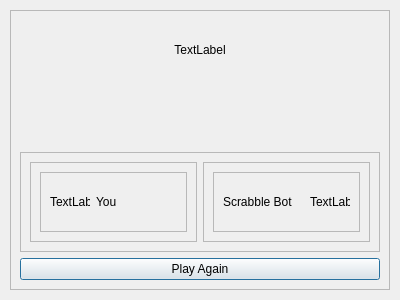
<?xml version="1.0" encoding="UTF-8"?>
<ui version="4.0">
 <class>game_over_menu</class>
 <widget class="QDialog" name="game_over_menu">
  <property name="geometry">
   <rect>
    <x>0</x>
    <y>0</y>
    <width>400</width>
    <height>300</height>
   </rect>
  </property>
  <property name="windowTitle">
   <string>Dialog</string>
  </property>
  <layout class="QVBoxLayout" name="verticalLayout">
   <property name="spacing">
    <number>0</number>
   </property>
   <property name="leftMargin">
    <number>10</number>
   </property>
   <property name="topMargin">
    <number>10</number>
   </property>
   <property name="rightMargin">
    <number>10</number>
   </property>
   <property name="bottomMargin">
    <number>10</number>
   </property>
   <item>
    <widget class="QFrame" name="frame">
     <property name="frameShape">
      <enum>QFrame::StyledPanel</enum>
     </property>
     <property name="frameShadow">
      <enum>QFrame::Raised</enum>
     </property>
     <layout class="QVBoxLayout" name="verticalLayout_2">
      <item>
       <widget class="QLabel" name="title">
        <property name="text">
         <string>TextLabel</string>
        </property>
        <property name="alignment">
         <set>Qt::AlignCenter</set>
        </property>
       </widget>
      </item>
      <item>
       <widget class="QLabel" name="resign_message">
        <property name="text">
         <string/>
        </property>
        <property name="alignment">
         <set>Qt::AlignCenter</set>
        </property>
       </widget>
      </item>
      <item>
       <widget class="QFrame" name="body_container">
        <property name="frameShape">
         <enum>QFrame::StyledPanel</enum>
        </property>
        <property name="frameShadow">
         <enum>QFrame::Raised</enum>
        </property>
        <layout class="QHBoxLayout" name="horizontalLayout">
         <item>
          <widget class="QFrame" name="player_container">
           <property name="frameShape">
            <enum>QFrame::StyledPanel</enum>
           </property>
           <property name="frameShadow">
            <enum>QFrame::Raised</enum>
           </property>
           <layout class="QVBoxLayout" name="verticalLayout_3">
            <item>
             <widget class="QFrame" name="player_name_container">
              <property name="frameShape">
               <enum>QFrame::StyledPanel</enum>
              </property>
              <property name="frameShadow">
               <enum>QFrame::Raised</enum>
              </property>
              <layout class="QHBoxLayout" name="horizontalLayout_3">
               <item>
                <widget class="QLabel" name="player_profile">
                 <property name="minimumSize">
                  <size>
                   <width>40</width>
                   <height>40</height>
                  </size>
                 </property>
                 <property name="maximumSize">
                  <size>
                   <width>40</width>
                   <height>40</height>
                  </size>
                 </property>
                 <property name="text">
                  <string>TextLabel</string>
                 </property>
                </widget>
               </item>
               <item>
                <widget class="QLabel" name="player_name_label">
                 <property name="text">
                  <string>You</string>
                 </property>
                </widget>
               </item>
              </layout>
             </widget>
            </item>
           </layout>
          </widget>
         </item>
         <item>
          <widget class="QFrame" name="bot_container">
           <property name="frameShape">
            <enum>QFrame::StyledPanel</enum>
           </property>
           <property name="frameShadow">
            <enum>QFrame::Raised</enum>
           </property>
           <layout class="QVBoxLayout" name="verticalLayout_4">
            <item>
             <widget class="QFrame" name="bot_name_container">
              <property name="frameShape">
               <enum>QFrame::StyledPanel</enum>
              </property>
              <property name="frameShadow">
               <enum>QFrame::Raised</enum>
              </property>
              <layout class="QHBoxLayout" name="horizontalLayout_2">
               <item>
                <widget class="QLabel" name="bot_name_label">
                 <property name="text">
                  <string>Scrabble Bot</string>
                 </property>
                </widget>
               </item>
               <item>
                <widget class="QLabel" name="bot_profile">
                 <property name="minimumSize">
                  <size>
                   <width>40</width>
                   <height>40</height>
                  </size>
                 </property>
                 <property name="maximumSize">
                  <size>
                   <width>40</width>
                   <height>40</height>
                  </size>
                 </property>
                 <property name="text">
                  <string>TextLabel</string>
                 </property>
                </widget>
               </item>
              </layout>
             </widget>
            </item>
           </layout>
          </widget>
         </item>
        </layout>
       </widget>
      </item>
      <item>
       <widget class="QPushButton" name="rematch_button">
        <property name="text">
         <string>Play Again</string>
        </property>
       </widget>
      </item>
     </layout>
    </widget>
   </item>
  </layout>
 </widget>
 <resources/>
 <connections/>
</ui>
